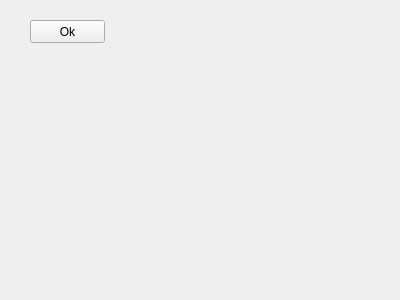
<?xml version="1.0" encoding="UTF-8"?>
<ui version="4.0">
 <class>Form</class>
 <widget class="QWidget" name="Form">
  <property name="geometry">
   <rect>
    <x>0</x>
    <y>0</y>
    <width>400</width>
    <height>300</height>
   </rect>
  </property>
  <property name="windowTitle">
   <string>Form</string>
  </property>
  <widget class="QPushButton" name="pushButton">
   <property name="geometry">
    <rect>
     <x>30</x>
     <y>20</y>
     <width>75</width>
     <height>23</height>
    </rect>
   </property>
   <property name="text">
    <string>Ok</string>
   </property>
  </widget>
 </widget>
 <resources/>
 <connections/>
</ui>
